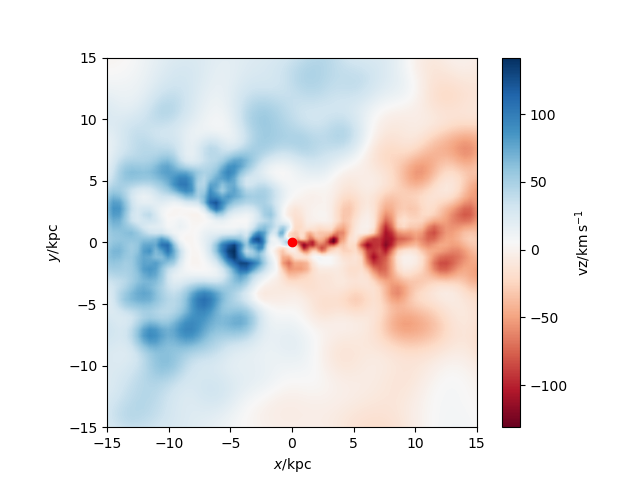

Source code (Python):
#galaxy 284 GG Gas velocity code
import pynbody
import numpy as np
import pynbody.plot.sph as sph
import matplotlib.pyplot as plt

#loading snapshot
s=pynbody.load('/mnt/data0/jillian/gguaman/r284/cosmo25p.768sg1bwK1BHe75.007779')
#s=pynbody.load('/mnt/data0/jillian/gguaman/r284/r284.007779.tipsy')

#setting to physical units
s.physical_units()

#centering halo
#pynbody.analysis.angmom.faceon(s)
pynbody.analysis.angmom.sideon(s)

#creating star velocity plot
sph.image(s.g,qty="vz",width='30 kpc',cmap="RdBu", log=False, units='km s**-1')

#function to find BH
def findBH(s):
    BHfilter=pynbody.filt.LowPass('tform',0.0)
    BH=s.stars[BHfilter]
    return BH
BH=findBH(s)
print("The number of black holes is:",len(BH))

BHposition = BH['pos']
#print("The black hole's postion is", BHposition)
print("The BHs position is",BH['pos'].in_units('kpc'))

for i in range(len(BH)):
    #putting BH x in column
    BHx=BHposition[[i],0]
   #putting BH y in column
    BHy=BHposition[[i],1]
   #putting BH z in column
    BHz=BHposition[[i],2]
    plt.plot(BHx,BHy, 'ro')
    
#plt.show()
plt.savefig("galaxy284_GasVelGG.png")
